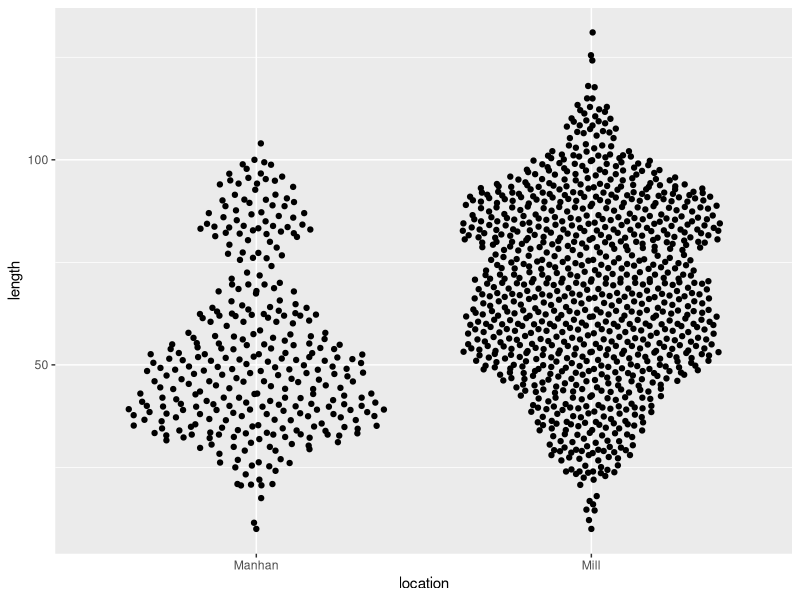

This chart was generated by the following R code:
# load the necessary packages
library(ggplot2) # for graphing
library(ggbeeswarm) # for jittering the data

# import the data
mussels <- read.csv("data/mussels.csv")

# simple graph with jittered points
ggplot(                          # ggplot function makes the plot
  data=mussels,                  # give the name of the data to use here
  aes(x=location, y=length)) +   # aes = aesthetics, define x and y variables here
  geom_quasirandom()             # jitters the points to show the distribution
